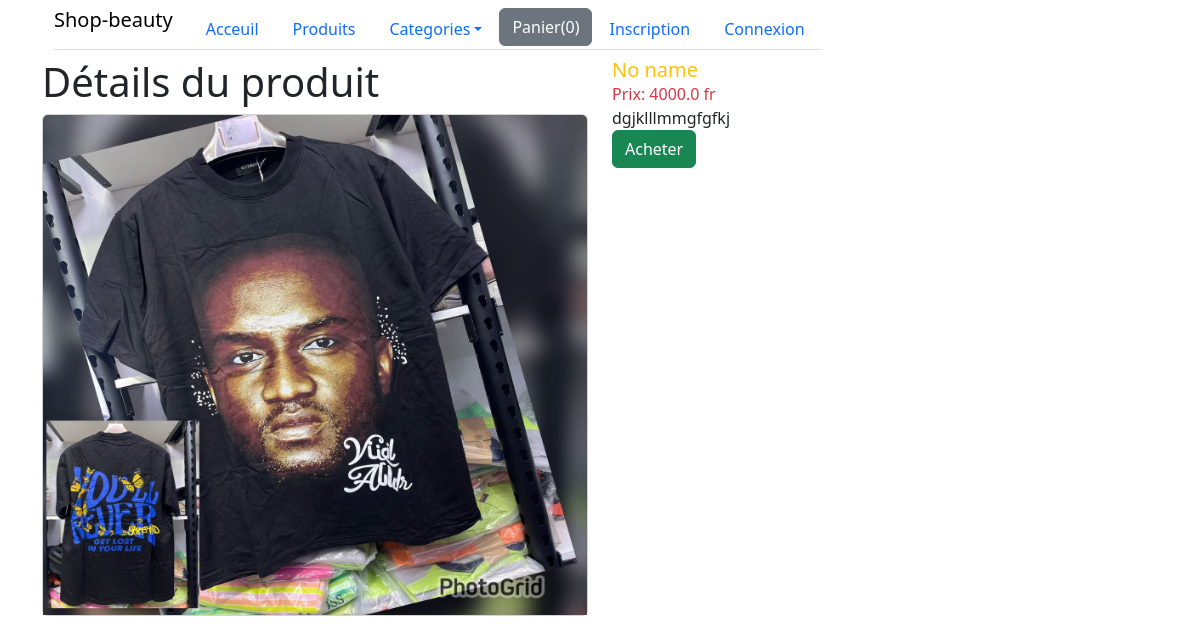
/4, run on the app's committed database.
### shop/models.py (models this page shows, shortened)
class Product(models.Model):
    category = models.ForeignKey(Category, related_name='categorie', on_delete=models.CASCADE)
    title = models.CharField(max_length=200)
    description = models.TextField()
    price = models.FloatField()
    image = models.ImageField(upload_to='products')
    date_added = models.DateTimeField(auto_now_add=True)
    class Meta:
        ordering = ['-date_added']

### shop/views.py (the view)
# urls.py: path('<int:product_id>', detail, name="detail"),
def detail(request, product_id):
    product_object = Product.objects.get(id=product_id)
    return render(request, 'shop/details.html', {'product': product_object})

### shop/templates/shop/details.html
{% extends "shop/base.html" %}
{% block content %}
<div class="row">
  <div class="col-md-6">
    <h1>Détails du produit</h1>
    <div class="card">
      <img src="{{ product.image.url }}" alt="" width="500px" height="500px" class="card-img-top">
    </div>
  </div>
  <div class="col-md-6">
        <div class="text-warning display-3">
            <h5 class="card-title">{{ product.title }}</h5>
        </div>
        <div class="text-danger">
           Prix: {{ product.price }} fr
        </div>
        <div>
            <p class="card-text">{{ product.description }}</p>
        </div>
        <a href=""><button class="btn btn-success">Acheter</button></a>
  </div>
</div>
{% endblock %}

### data on the page
Product: image (picture), title "No name", price "4000.0", description "dgjklllmmgfgfkj"
